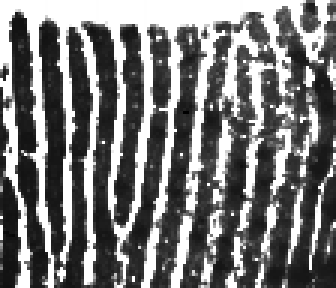
%> input picture 1.bmp, 112 x 96 px (shown 3 times larger)
$ octave sift_demo_position.m   (GNU Octave 9; MATLAB toolbox functions it lacks are replaced by stand-ins)
%> lines starting %> are read from the running program, lines starting %| are printed output that depends on the picture; pictures that were not available may be replaced by others from this repository, and a replacement may not be noted
### Training_image_Test_SVM/imreadbw.m
function I = imreadbw(file)
%> called with file = 'F:\LDA\LDA_Image\1.bmp'
% IMREADBW  Reads an image as gray-scale
%   I=IMREADBW(FILE) reads the image FILE and converts the result to a
%   gray scale image (with DOUBLE storage class anr range normalized
%   in [0,1]).

% AUTORIGHTS
% Copyright (c) 2006 The Regents of the University of California.
% All Rights Reserved.
%
% Created by Andrea Vedaldi
% UCLA Vision Lab - Department of Computer Science
%
% Permission to use, copy, modify, and distribute this software and its
% documentation for educational, research and non-profit purposes,
% without fee, and without a written agreement is hereby granted,
% provided that the above copyright notice, this paragraph and the
% following three paragraphs appear in all copies.
%
% This software program and documentation are copyrighted by The Regents
% of the University of California. The software program and
% documentation are supplied "as is", without any accompanying services
% from The Regents. The Regents does not warrant that the operation of
% the program will be uninterrupted or error-free. The end-user
% understands that the program was developed for research purposes and
% is advised not to rely exclusively on the program for any reason.
%
% This software embodies a method for which the following patent has
% been issued: "Method and apparatus for identifying scale invariant
% features in an image and use of same for locating an object in an
% image," David G. Lowe, US Patent 6,711,293 (March 23,
% 2004). Provisional application filed March 8, 1999. Asignee: The
% University of British Columbia.
%
% IN NO EVENT SHALL THE UNIVERSITY OF CALIFORNIA BE LIABLE TO ANY PARTY
% FOR DIRECT, INDIRECT, SPECIAL, INCIDENTAL, OR CONSEQUENTIAL DAMAGES,
% INCLUDING LOST PROFITS, ARISING OUT OF THE USE OF THIS SOFTWARE AND
% ITS DOCUMENTATION, EVEN IF THE UNIVERSITY OF CALIFORNIA HAS BEEN
% ADVISED OF THE POSSIBILITY OF SUCH DAMAGE. THE UNIVERSITY OF
% CALIFORNIA SPECIFICALLY DISCLAIMS ANY WARRANTIES, INCLUDING, BUT NOT
% LIMITED TO, THE IMPLIED WARRANTIES OF MERCHANTABILITY AND FITNESS FOR
% A PARTICULAR PURPOSE. THE SOFTWARE PROVIDED HEREUNDER IS ON AN "AS IS"
% BASIS, AND THE UNIVERSITY OF CALIFORNIA HAS NO OBLIGATIONS TO PROVIDE
% MAINTENANCE, SUPPORT, UPDATES, ENHANCEMENTS, OR MODIFICATIONS.

I=im2double(imread(file)) ;
%> I: size 96x112x3 double; min 0, max 1, mean 0.471

if(size(I,3) > 1)
  I = rgb2gray( I ) ;
%> I: size 96x112 double
end

### sift_code/sift_demo_position.m
nexp = 2 ;
switch nexp
  case 1
    I1=imreadbw('data/landscape-a.jpg') ; % I1=I1(1:2:end,:) ;
    I2=imreadbw('data/landscape-b.jpg') ; % I2=I2(1:2:end,:) ;
    I1c=double(imread('data/landscape-a.jpg'))/255.0 ;
    I2c=double(imread('data/landscape-b.jpg'))/255.0 ;

  case 2
    %I1=imreadbw('data/vessel-1.pgm') ; I1c = I1 ;
    %I2=imreadbw('data/vessel-2.pgm') ; I2c = I2 ;
    I1=imreadbw('F:\LDA\LDA_Image\1.bmp') ; I1c = I1 ;I11c=I1;
    I2=imreadbw('F:\LDA\LDA_Image\2.bmp') ; I2c = I2 ;
%> call 2 of imreadbw, with file = 'F:\LDA\LDA_Image\2.bmp'
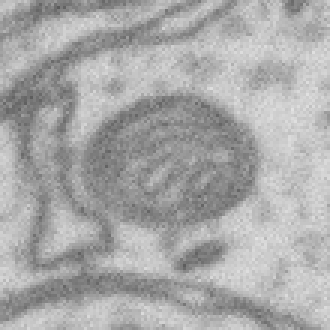
%> input picture Superpixels/src/TestImage/2.jpg, 110 x 110 px, given in place of 2.bmp, which was not available (shown 3 times larger)
    I3=imreadbw('F:\LDA\LDA_Image\4.bmp') ; I3c = I3 ;
%> call 3 of imreadbw, with file = 'F:\LDA\LDA_Image\4.bmp'
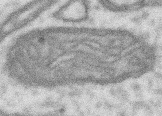
%> input picture Superpixels/src/TestImage/4.jpg, 162 x 116 px, given in place of 4.bmp, which was not available
end
%读取图片并光滑
I1=imsmooth(I1,.1) ;
I2=imsmooth(I2,.1) ;
I3=imsmooth(I3,.1) ;

I1=I1-min(I1(:)) ;
I1=I1/max(I1(:)) ;
I2=I2-min(I2(:)) ;
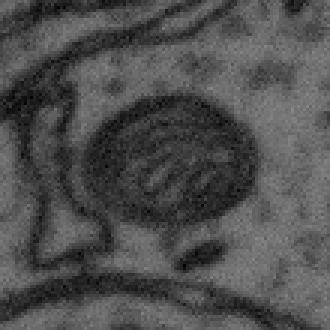
%> I2: size 110x110 double (shown 3 times larger); min 0, max 0.533, mean 0.31
I2=I2/max(I2(:)) ;
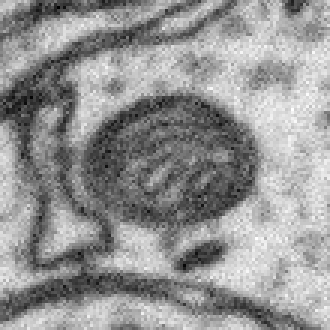
%> I2: size 110x110 double (shown 3 times larger); min 0, max 1, mean 0.582
I3=I3-min(I3(:)) ;
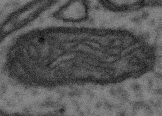
%> I3: size 116x162 double; min 0, max 0.58, mean 0.348
I3=I3/max(I3(:)) ;
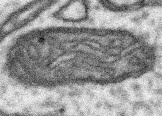
%> I3: size 116x162 double; min 0, max 1, mean 0.6

S=3 ;
%获得关键点描述子
fprintf('Computing frames and descriptors.\n') ;
%> (the run ends here)
